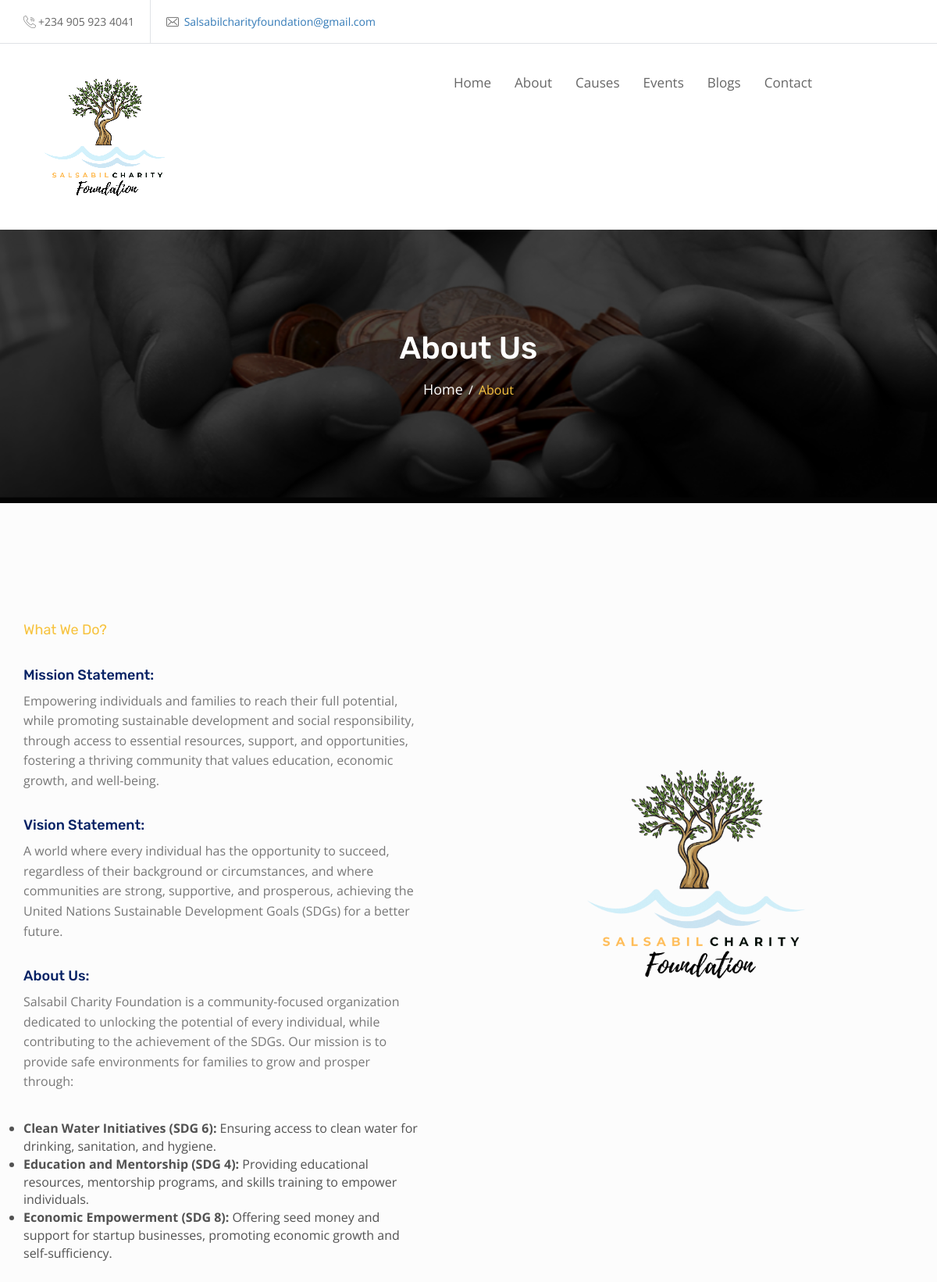
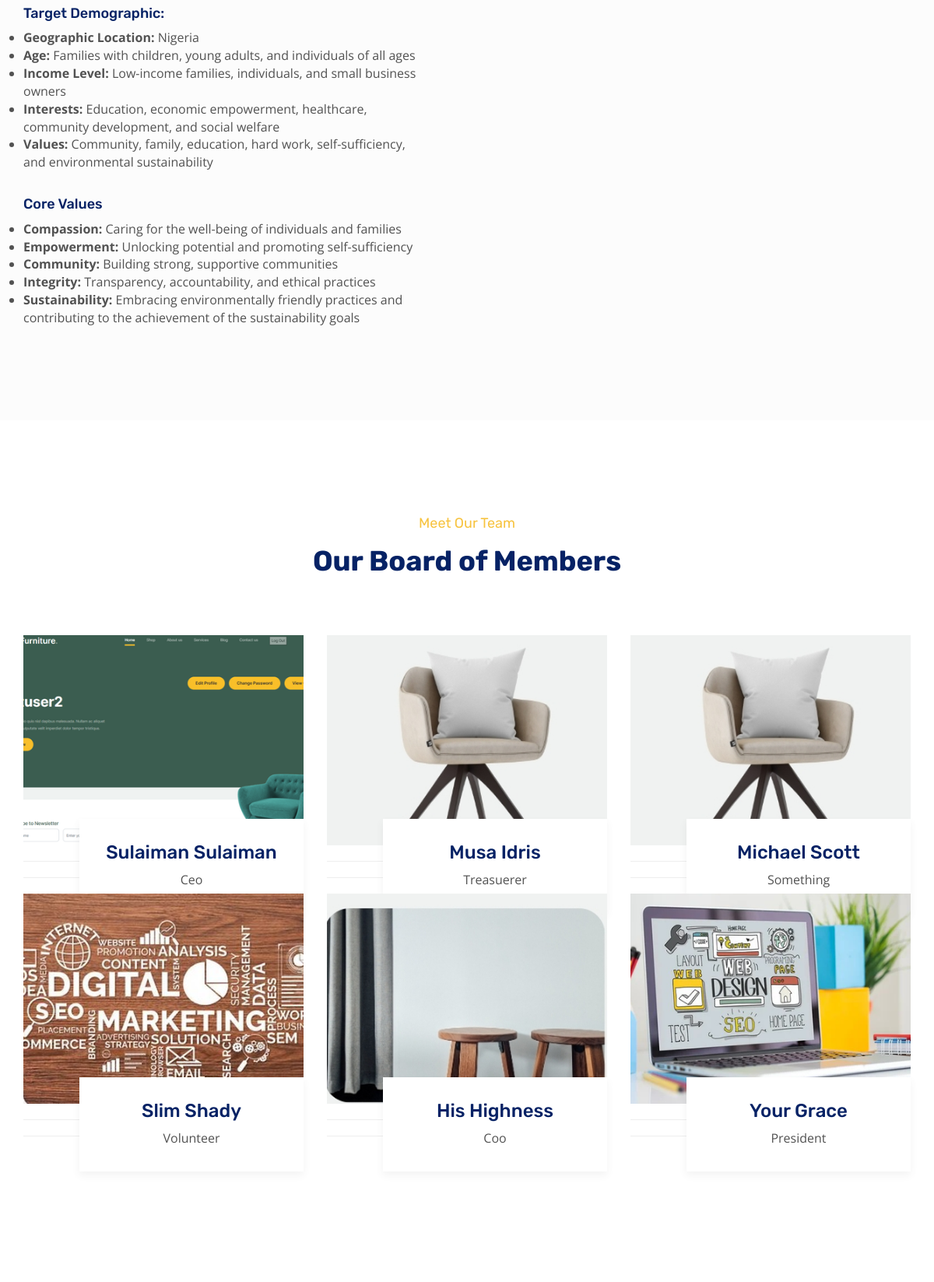
The page /about-us/ (upper part) on the database its author committed (2 pictures, top to bottom).
### charity/models.py (models this page shows)
class Member(models.Model):
    name = models.CharField(max_length=70)
    title = models.CharField(max_length=40)
    email = models.EmailField(max_length=254)
    image = image = ResizedImageField(size=[400, 300], quality=100, crop=['middle', 'center'], upload_to='member')

### charity/views.py (the view)
# urls.py: path('about-us/', views.about, name="about"),
def about(request):
    members = Member.objects.all()
    context = {'members': members}
    return render(request, "about.html", context)

### templates/about.html (shortened to what this page needs)
{% extends "base.html" %}
{% load static %}
{% block content %}
{% include "header.html" %}
        <div class="wpo-breadcumb-area">
            <div class="container">
                <div class="row">
                    <div class="col-12">
                        <div class="wpo-breadcumb-wrap">
                            <h2>About Us</h2>
                            <ul>
                                <li><a href="{% url 'home' %}">Home</a></li>
                                <li><span>About</span></li>
                            </ul>
                        </div>
                    </div>
                </div>
            </div>
        </div>
        <div class="wpo-about-area section-padding">
            <div class="container">
                <div class="row">
                    <div class="col-lg-6 col-md-6 colsm-12">
                        <div class="wpo-about-text">
                            <div class="wpo-section-title">
                                <span>What We Do?</span>
                            </div>
                            <h4>Mission Statement:</h4>
                            <p>Empowering individuals and families to reach their full potential, while promoting sustainable development and social responsibility, through access to essential resources, support, and opportunities, fostering a thriving community that values education, economic growth, and well-being.</p>
                            <h4>Vision Statement:</h4>
                            <p>A world where every individual has the opportunity to succeed, regardless of their background or circumstances, and where communities are strong, supportive, and prosperous, achieving the United Nations Sustainable Development Goals (SDGs) for a better future.</p>
                            <h4>About Us:</h4>
                            <p>Salsabil Charity Foundation is a community-focused organization dedicated to unlocking the potential of every individual, while contributing to the achievement of the SDGs. Our mission is to provide safe environments for families to grow and prosper through:</p>
                            <ul>
                                <li><b>Clean Water Initiatives (SDG 6):</b> Ensuring access to clean water for drinking, sanitation, and hygiene.</li>
                                <li><b>Education and Mentorship (SDG 4):</b> Providing educational resources, mentorship programs, and skills training to empower individuals.</li>
                                <li><b>Economic Empowerment (SDG 8):</b> Offering seed money and support for startup businesses, promoting economic growth and self-sufficiency.</li>
                            </ul>
                            <br>
                            <h4>Target Demographic:</h4>
                            <ul>
                                <li><b>Geographic Location:</b> Nigeria</li>
                                <li><b>Age:</b> Families with children, young adults, and individuals of all ages</li>
                                <li><b>Income Level:</b> Low-income families, individuals, and small business owners</li>
                                <li><b>Interests:</b> Education, economic empowerment, healthcare, community development, and social welfare</li>
                                <li><b>Values:</b> Community, family, education, hard work, self-sufficiency, and environmental sustainability</li>
                            </ul>
                            <br>
                            <h4>Core Values</h4>
                            <ul>
                                <li><b>Compassion:</b> Caring for the well-being of individuals and families</li>
                                <li><b>Empowerment:</b> Unlocking potential and promoting self-sufficiency</li>
                                <li><b>Community:</b> Building strong, supportive communities</li>
                                <li><b>Integrity:</b> Transparency, accountability, and ethical practices</li>
                                <li><b>Sustainability:</b> Embracing environmentally friendly practices and contributing to the achievement of the sustainability goals</li>
                            </ul>
                        </div>
                    </div>
                    <div class="col-lg-6 col-md-6 colsm-12">
                        <div class="wpo-about-img">
                            <img src="{% static 'images/image2.png' %}" alt="">
                        </div>
                    </div>
                </div>
            </div>
        </div>
        <div class="wpo-team-area-2 section-padding">
            <div class="container">
                <div class="row">
                    <div class="col-12">
                        <div class="wpo-section-title">
                            <span>Meet Our Team</span>
                            <h2>Our Board of Members</h2>
                        </div>
                    </div>
                </div>
                <div class="row">
                    {% for member in members %}
                    <div class="col-lg-4 col-md-4 col-sm-6 col-12 custom-grid">
                        <div class="wpo-team-wrap">
                            <div class="wpo-team-img">
                                <img src="{{member.image.url}}" alt="">
                            </div>
                            <div class="wpo-team-content">
                                <div class="wpo-team-text-sub">
                                    <h2>{{member.name|title}}</h2>
                                    <span>{{member.title|capfirst}}</span>
                                    <ul>
                                        <li>  {{member.email}}</li>
                                    </ul>
                                </div>
                            </div>
                        </div>
                    </div>
                    {% endfor %}
                </div>
            </div>
        </div>
{% endblock content %}

### rows shown on the page
Member: image (picture), name "Sulaiman Sulaiman", title "Ceo"
Member: image (picture), name "Musa Idris", title "Treasuerer"
Member: image (picture), name "Michael Scott", title "Something"
Member: image (picture), name "Slim Shady", title "Volunteer"
Member: image (picture), name "His Highness", title "Coo"
Member: image (picture), name "Your Grace", title "President"
